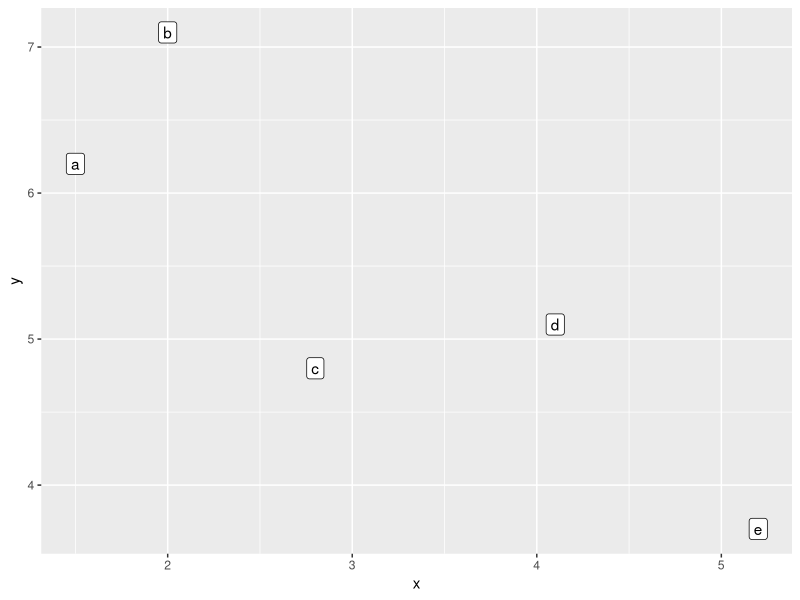
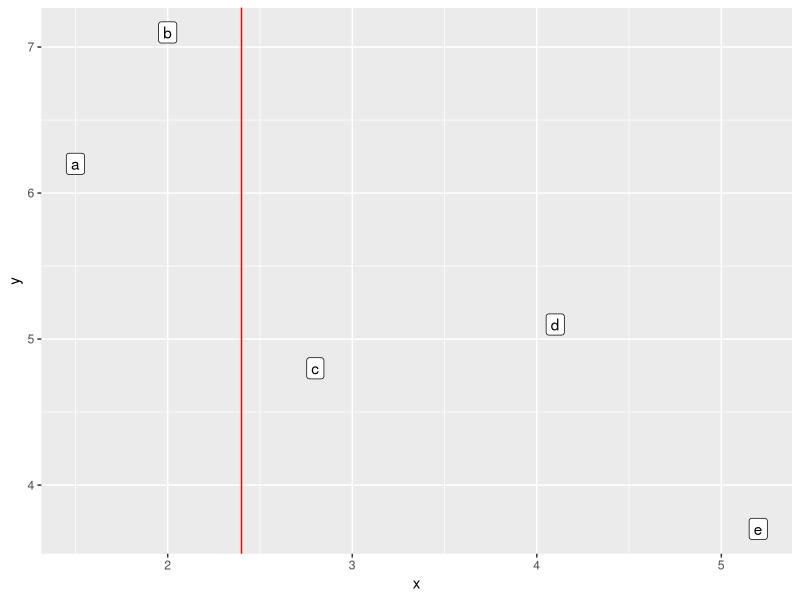
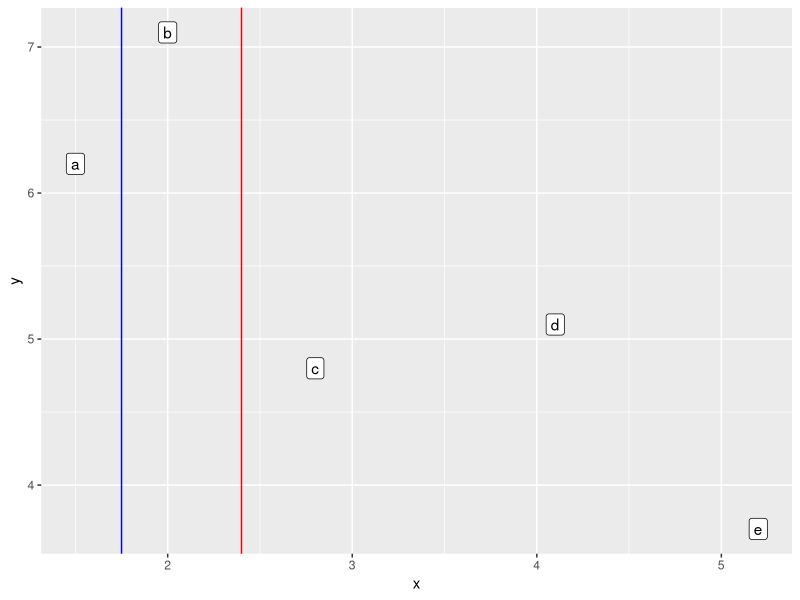
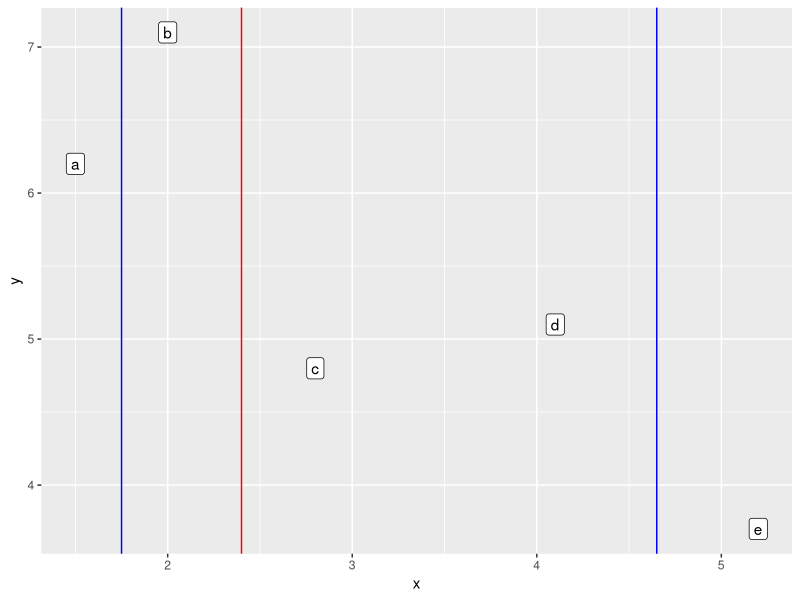
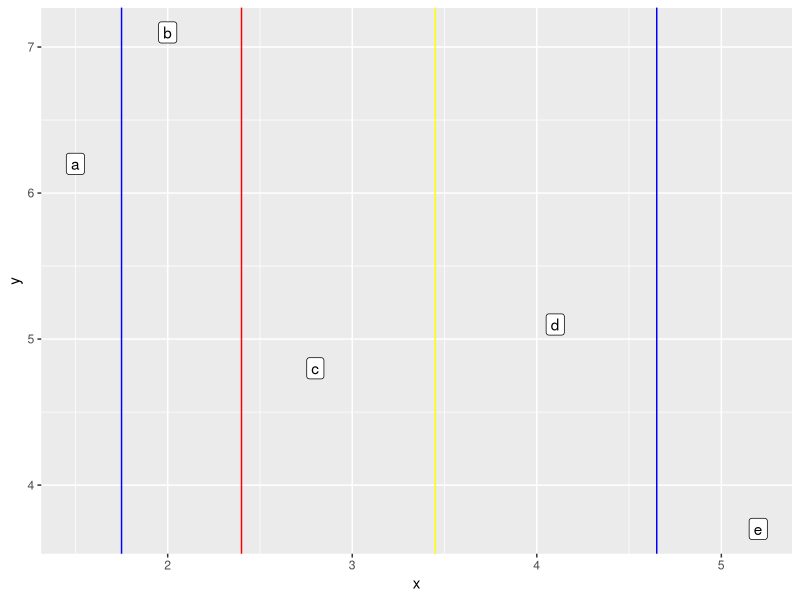

The R source for these figures, in order:
## ---- chunk 1
knitr::opts_chunk$set(echo = TRUE,
                      message = FALSE,
                      fig.height = 4,
                      fig.width = 6)
## ---- chunk 2
library(tidyverse)
d <- tibble(x = c(1.5, 2.8, 4.1, 2.0, 5.2), 
            y = c(6.2, 4.8, 5.1, 7.1, 3.7)) %>%
  mutate(label = c("a", "c", "d", "b", "e"))
d
## ---- chunk 3
ggplot(data = d, aes(x = x, y = y, label = label)) +
  geom_point() +
  geom_label()
## ---- chunk 4
# function to compute the ANOVA, the head node contain all the data points to be split 
# left node contain the data points that x <= split_x
# right node contain the data points that x > split_x
anova <- function(data, split_x){
  # y in the head node
  hy_mean = mean(data$y)
  # SST of the head node
  sst = sum((data$y - hy_mean)^2)
  
  # y in the left node
  ly = data$y[which(data$x <= split_x)]
  # the mean of y in the left node
  ly_mean = mean(ly)
  # SSG of the left node
  ssgl = sum((ly - ly_mean)^2)
  
  # y in the right node
  ry = data$y[which(data$x > split_x)]
  # the mean of y in the right node
  ry_mean = mean(ry)
  # SSG of the right node
  ssgr = sum((ry - ry_mean)^2)
  
  # ANOVA
  return(sst - (ssgl + ssgr))
}
## ---- chunk 5
# sort the x, and only use the first 4 x value to split the y
attempt <- tibble(x = sort(d$x)[1:4])
gain_list <- c()

# use the for loop to calculate the gain of each attempt
for(x in attempt$x){
  gain <- anova(d, x)
  gain_list <- c(gain_list, gain)
}

attempt %>%
  mutate(ANOVA = gain_list)
## ---- chunk 6
ggplot(data = d, aes(x = x, y = y, label = label)) +
  geom_point() +
  geom_label() +
  geom_vline(xintercept = (2.0 + 2.8) / 2, color = "red")
## ---- chunk 7
# one attempt for level 1 left node
attempt <- tibble(x = sort(d$x)[1])
# 2 data points in level 1 left node
l1_left_d <- d %>% filter(x <= 2.0)
gain_list <- c()

# use the for loop to calculate the gain of each attempt
for(x in attempt$x){
  gain <- anova(l1_left_d, x)
  gain_list <- c(gain_list, gain)
}

attempt %>%
  mutate(ANOVA = gain_list)
## ---- chunk 8
ggplot(data = d, aes(x = x, y = y, label = label)) +
  geom_point() +
  geom_label() +
  geom_vline(xintercept = (2.0 + 2.8) / 2, color = "red") +
  geom_vline(xintercept = (1.5 + 2.0) / 2, color = "blue")
## ---- chunk 9
# 2 attempt for level 1 right node
attempt <- tibble(x = sort(d$x)[3:4])
# 3 data points in level 1 left node
l1_right_d <- d %>% filter(x > 2.0)
gain_list <- c()

# use the for loop to calculate the gain of each attempt
for(x in attempt$x){
  gain <- anova(l1_right_d, x)
  gain_list <- c(gain_list, gain)
}

attempt %>%
  mutate(ANOVA = gain_list)
## ---- chunk 10
ggplot(data = d, aes(x = x, y = y, label = label)) +
  geom_point() +
  geom_label() +
  geom_vline(xintercept = (2.0 + 2.8) / 2, color = "red") +
  geom_vline(xintercept = (1.5 + 2.0) / 2, color = "blue") +
  geom_vline(xintercept = (4.1 + 5.2) / 2, color = "blue")
## ---- chunk 11
# one attempt for level 1 left node
attempt <- tibble(x = sort(d$x)[3])
# 2 data points in level 1 left node
l2_left2_d <- l1_right_d %>% filter(x <= 4.1)
gain_list <- c()

# use the for loop to calculate the gain of each attempt
for(x in attempt$x){
  gain <- anova(l2_left2_d, x)
  gain_list <- c(gain_list, gain)
}

attempt %>%
  mutate(ANOVA = gain_list)
## ---- chunk 12
ggplot(data = d, aes(x = x, y = y, label = label)) +
  geom_point() +
  geom_label() +
  geom_vline(xintercept = (2.0 + 2.8) / 2, color = "red") +
  geom_vline(xintercept = (1.5 + 2.0) / 2, color = "blue") +
  geom_vline(xintercept = (4.1 + 5.2) / 2, color = "blue") + 
  geom_vline(xintercept = (2.8 + 4.1) / 2, color = "yellow")
